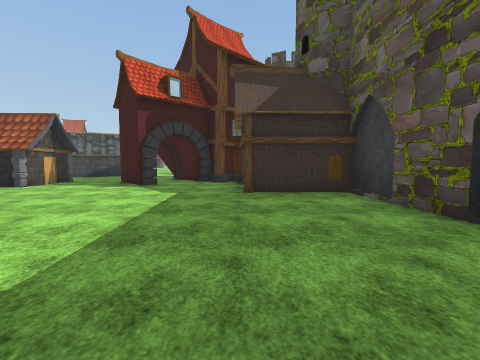
[1] (above)

24 first-person views from a walk through a 3-D level made in the Unity game engine. The camera is 1.3 m above the floor, tilts 4° down and sees 90° across. The floor is counted in squares, 2 m on a side. Each view is taken from the middle of a square. On the plan, view 1 faces up. The plan holds only what a view shows up to about 9 squares ahead; the rest is blank. The place goes on beyond the plan. Flat ground stands in for the terrain. Some animated figures are left out. Some surface patterns are stand-ins.

[2]
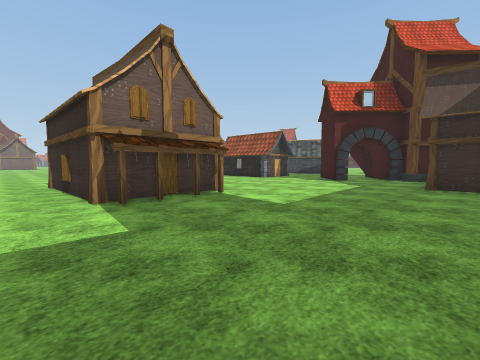

[3]
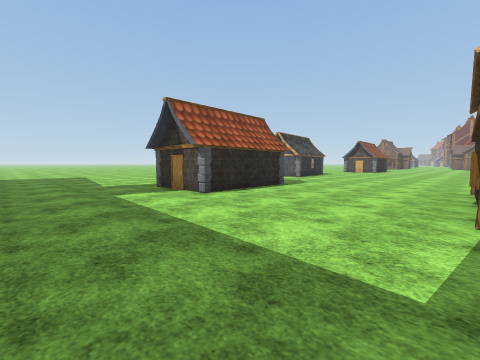

[4]
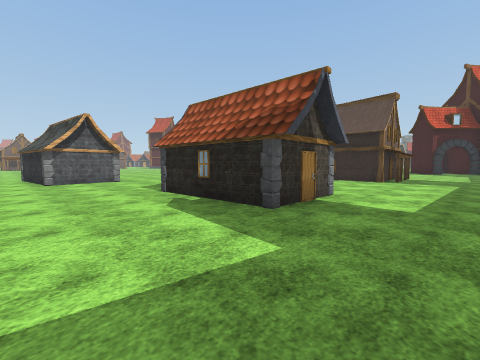

[5]
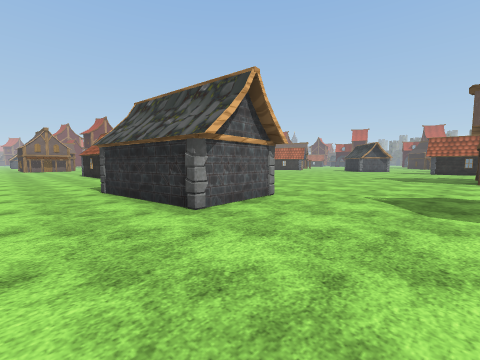

[6]
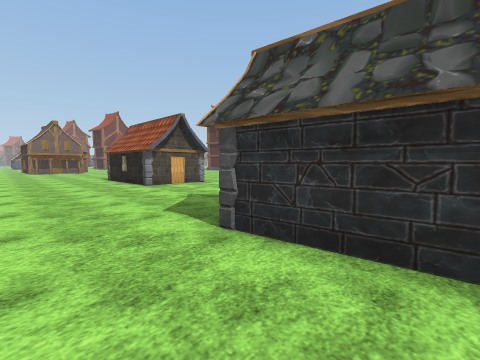

[7]
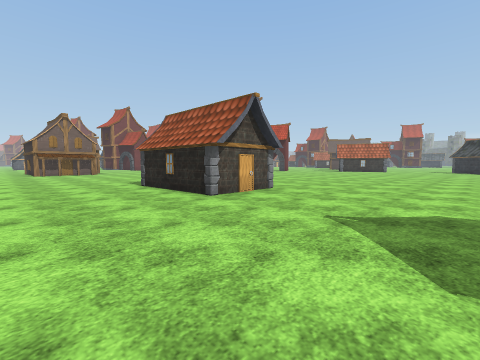

[8]
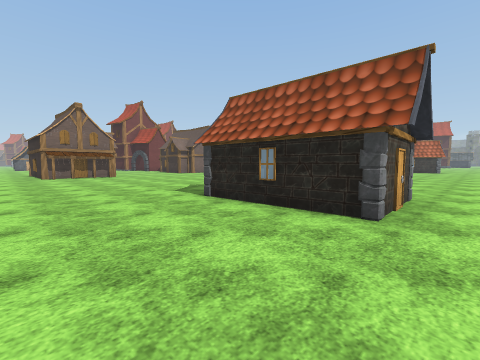

[9]
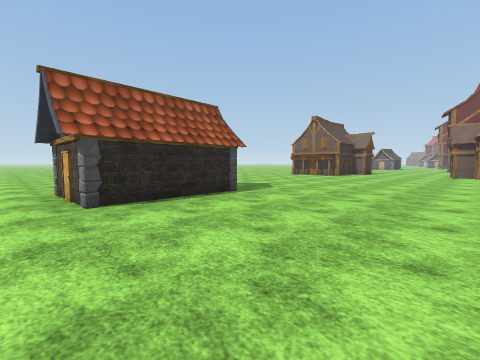

[10]
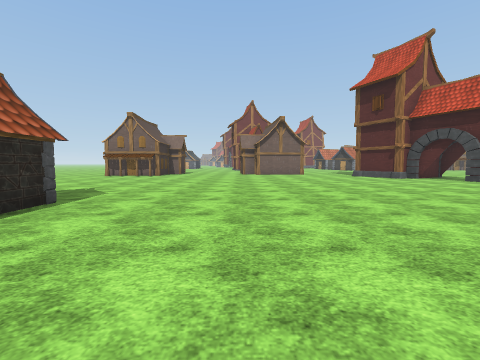

[11]
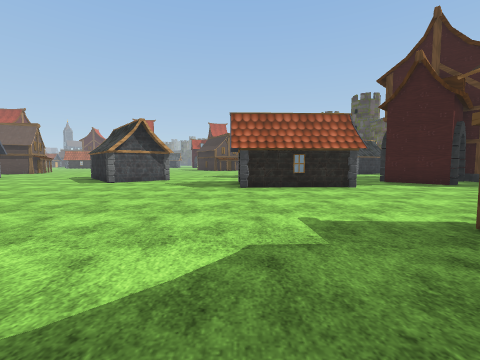

[12]
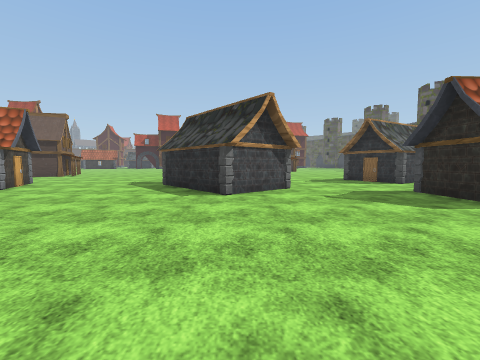

[13]
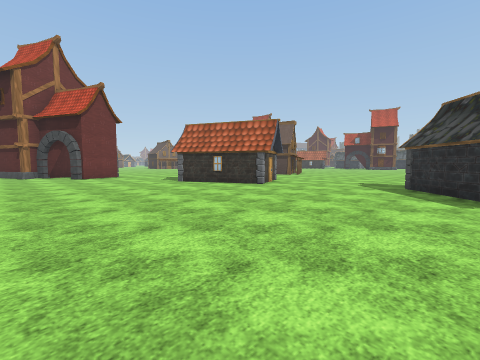

[14]
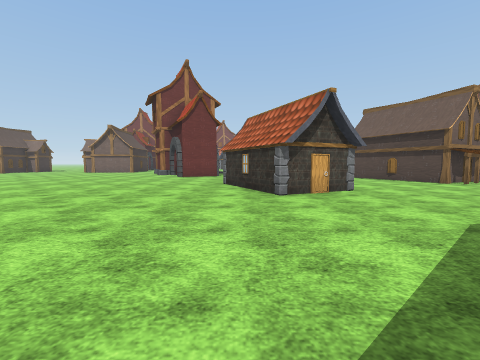

[15]
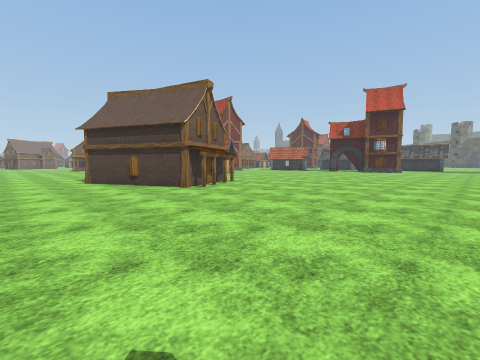

[16]
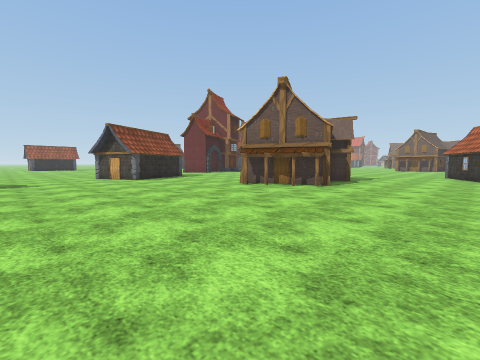

[17]
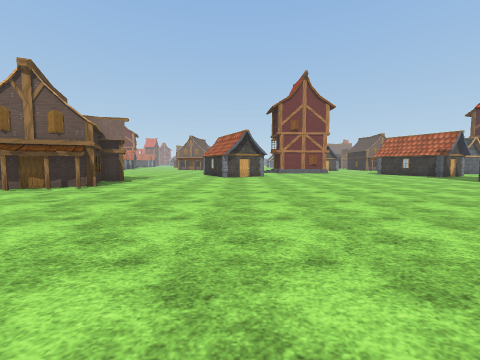

[18]
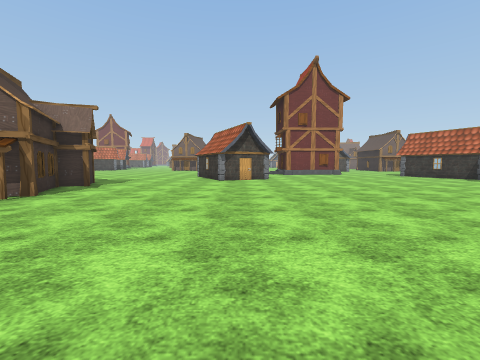

[19]
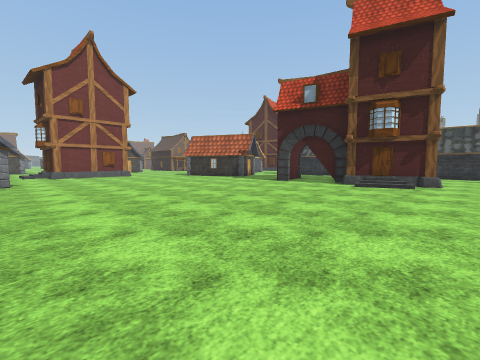

[20]
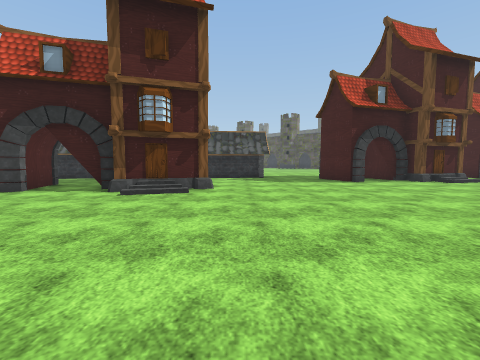

[21]
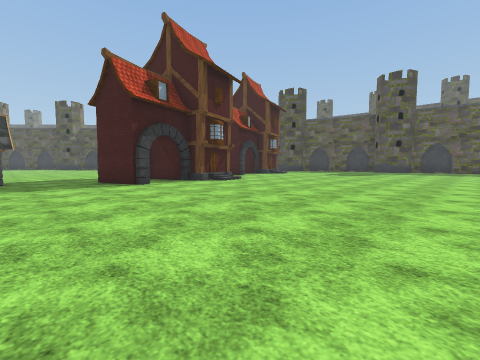

[22]
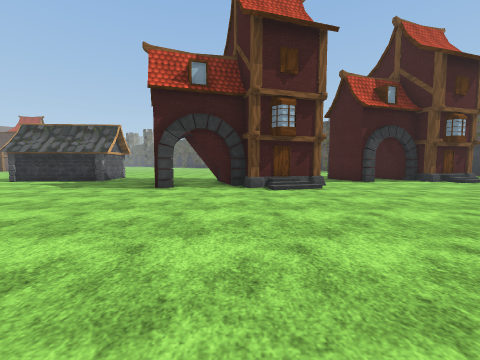

[23]
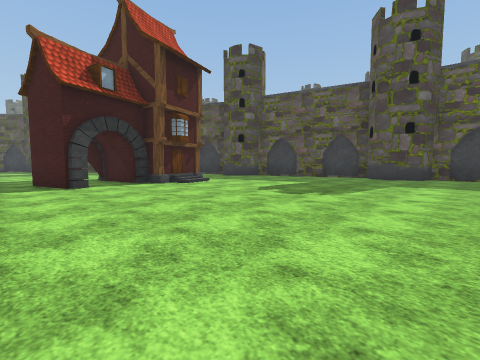

[24]
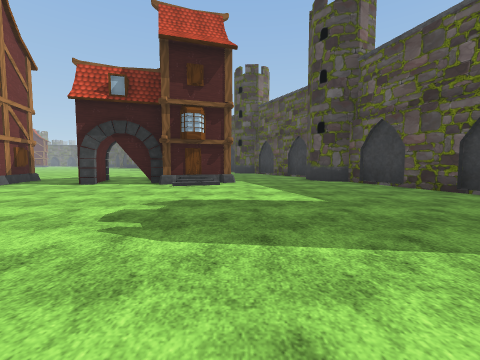

### Floor plan
Key: @ floor where view 1 was taken; # wall or solid block; x gap in a wall; . floor; / step, stairs or slope; H house.
Columns run from 28 left of view 1 to 3 right of it. Each row starts with its distance up from view 1.
 37                   .. #
 36           H.     ..#x#  ...##
 35        H HH.... ##.#.###....#
 34        .....#.# ##....//....##
 33         ....######...........#
 32    ..   .......///...........#
 31    #.    ....................
 30    ######...................
 29  ......//....................##
 28  .............................#
 27  .............................#
 26  .....................
 25 ......................
 24 ..........
 23 ...........
 22 H............
 21  H...........
 20 HH...........
 19  ............
 18  ............
 17  ..H.HH......
 16  .HHHHH......
 15   H   HH.....
 14    HHH.......
 13   .H.........
 12  ............    ..H#
 11  ............    ...HH
 10         H#...H   ....
  9       H #H....H H...  ... ###
  8       HHH......H...H HH.###.H
  7      ..............H#.H..#..H
  6      .......................H
  5   #..........................HH#
  4   .............................#
  3   .............................#
  2   .......        .....H .......
  1   ......          ...H  HH....
  0   ....... .. ..    ..H   H..@.
 -1   .............  ....HHHHH....
 -2 ...............  .............
 -3 ...............  ............
 -4  ..............  ............
 -5   .............  .......H....
 -6   .....HHHH....  .....H  H...
 -7   .....H  H....   H...HHHH...
 -8   .....HHHH....H  H..........
 -9  ..............HHHH..........
-10 .............................
-11 ......................    ...

Where each view was taken, in squares from view 1:
view 1: 0 up, 0 right, facing up
view 2: 2 down, 1 right, facing up-left
view 3: 1 down, 0 right, facing down-left
view 4: 10 down, 1 left, facing up-left
view 5: 11 down, 7 left, facing up-left
view 6: 11 down, 11 left, facing up-left
view 7: 11 down, 14 left, facing up-left
view 8: 11 down, 17 left, facing up-left
view 9: 2 down, 17 left, facing down-left
view 10: 3 down, 17 left, facing left
view 11: 0 up, 9 left, facing up
view 12: 3 up, 13 left, facing up
view 13: 3 up, 14 left, facing up-left
view 14: 8 up, 14 left, facing left
view 15: 11 up, 16 left, facing up-left
view 16: 20 up, 16 left, facing down-left
view 17: 21 up, 16 left, facing left
view 18: 21 up, 18 left, facing left
view 19: 22 up, 19 left, facing up-left
view 20: 24 up, 19 left, facing up
view 21: 25 up, 18 left, facing up-right
view 22: 26 up, 13 left, facing up
view 23: 27 up, 10 left, facing up-right
view 24: 27 up, 4 left, facing up
